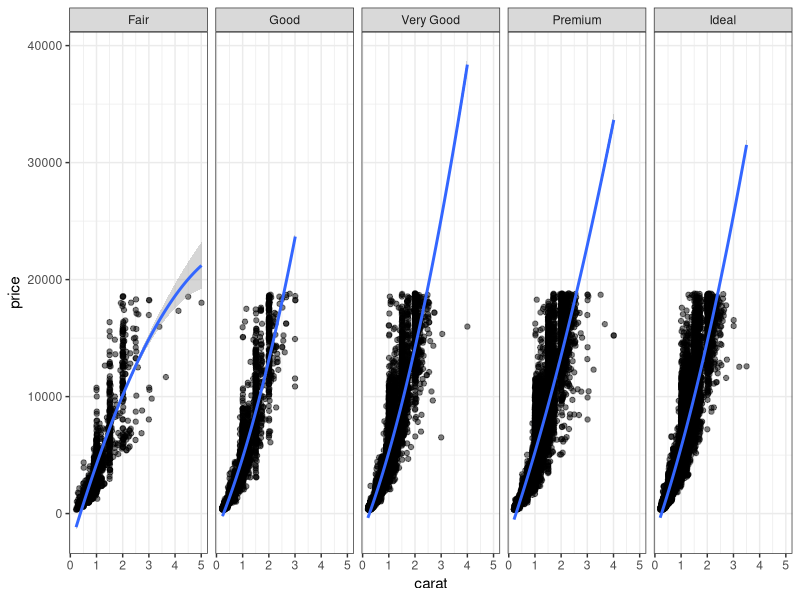
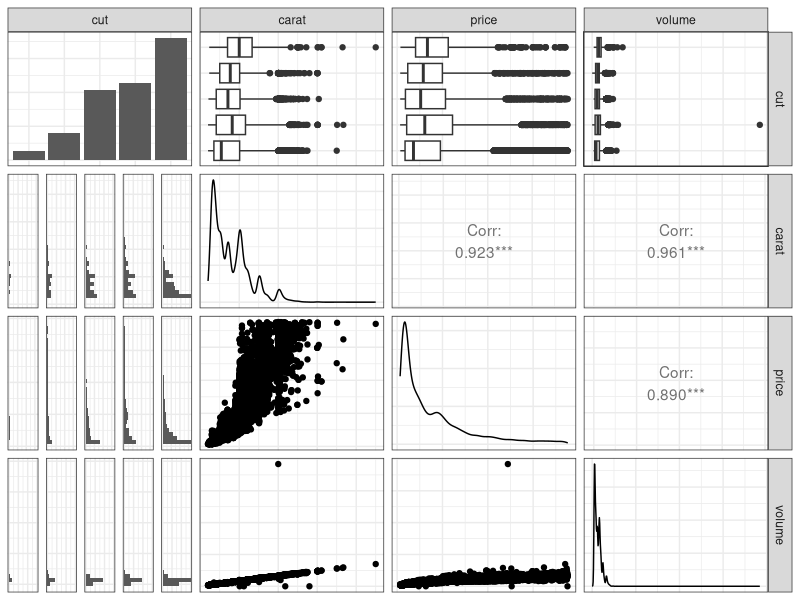

Reproduce these figures in R, in order.
## ---- chunk 1
knitr::opts_chunk$set(
  cache = FALSE, # if TRUE knitr will cache results to reuse in future knits
  fig.width = 6, # the width for plots created by code chunk
  fig.height = 4, # the height for plots created by code chunk
  fig.align = 'center', # how to align graphics. 'left', 'right', 'center'
  dpi = 300, 
  dev = 'png', # Makes each fig a png, and avoids plotting every data point
  # eval = FALSE, # if FALSE, then the R code chunks are not evaluated
  # results = 'asis', # knitr passes through results without reformatting
  echo = TRUE, # if FALSE knitr won't display code in chunk above it's results
  message = TRUE, # if FALSE knitr won't display messages generated by code
  strip.white = TRUE, # if FALSE knitr won't remove white spaces at beg or end of code chunk
  warning = FALSE, # if FALSE knitr won't display warning messages in the doc
  error = TRUE) # report errors
  # options(tinytex.verbose = TRUE)
## ---- chunk 2
library(ggplot2) # load package

? ggplot2

library(dplyr)  #load package

? dplyr
## ---- chunk 3
data(diamonds)  # load dataset that comes with ggplot

head(diamonds) # Return the First or Last Part of an Object
## ---- chunk 4
str(diamonds) # Compactly Display the Structure of an Arbitrary R Object
## ---- chunk 5
glimpse(diamonds)  # the tidyverse version of str
## ---- chunk 6
summary(diamonds) #  produce result summaries of the results of
# various model fitting functions
## ---- chunk 7
diamonds %>%
  ggplot(aes(x = carat, y = price)) +  # aes is aesthetic mapping
  geom_point(alpha = 0.5) + # each data point as a point
  facet_grid( ~ cut) + # facet the scatter plot on cut, color or clarity
  stat_smooth(method = lm, formula = y ~ poly(x, 2)) + # fit a 2nd order lin. model
  theme_bw()
## ---- chunk 8
library(GGally) # a ggplot2 extention; gallery of plot templates

? GGally  # This doesn't work for the GGally package

?? GGally # So try this
## ---- chunk 9
diamonds %>%
  mutate(volume = x * y * z) %>%    # in the pipe calculate the volume
  select(cut, carat, price, volume) %>%
  sample_frac(0.5, replace = TRUE) %>%
  ggpairs(axisLabels = "none") +
  theme_bw() 
